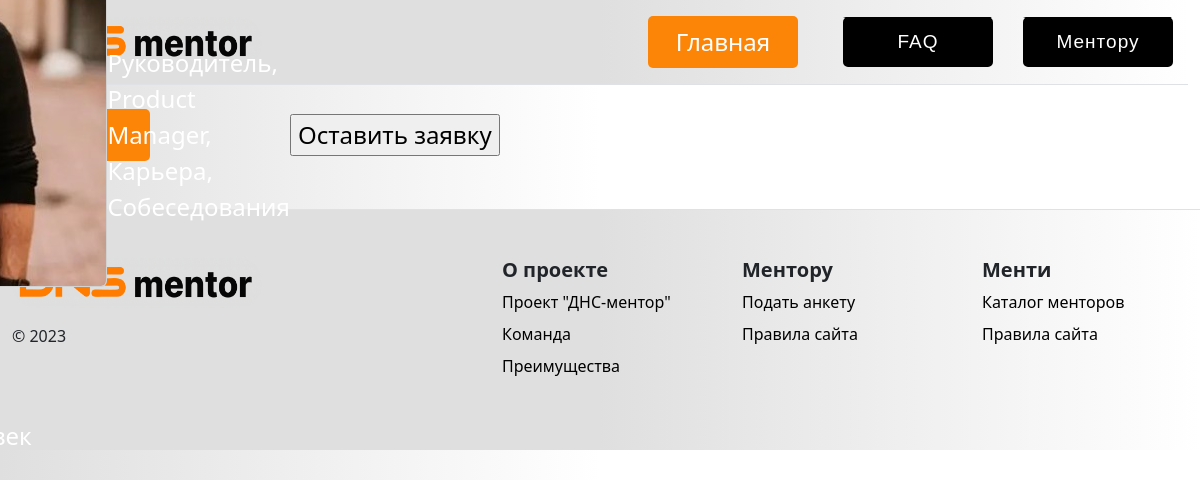
/card/1, run on the app's committed database.
### tables this page shows
CREATE TABLE anketa (id INTEGER PRIMARY KEY AUTOINCREMENT, photo BLOB, company_title TEXT, telegram TEXT, specialization TEXT, projects TEXT, name TEXT, added INTEGER);

### main.py (the view)
@app.route('/card/<int:id>')
def mentor_profile(id):
    conn = sqlite3.connect('lib1.db')
    cursor = conn.cursor()
    cursor.execute("""SELECT * FROM anketa """)
    mentor = cursor.fetchall()
    lst_mentor = []
    for ment in mentor:
        d = {}
        d["id"] = ment[0]
        d["photo"] = ment[1]
        d["company_title"] = ment[2]
        d["telegram"] = ment[3]
        d["specialization"] = ment[4]
        d["projects"] = ment[5]
        d["name"] = ment[6]
        lst_mentor.append(d)
    lst_mentor_in_katalog = ""
    conn.close()
    for i in range(len(lst_mentor)):
        if lst_mentor[i]["id"] == id:
            lst_mentor_in_katalog = lst_mentor[i]
    return render_template('card.html', mentor=lst_mentor_in_katalog)

### templates/card.html (shortened to what this page needs)
{% extends 'base.html' %}
{% block body %}
  <div class="main">
<div class="first">
  <div class="card_m">
        <div class="third">
        <img class="card"  src="{{ url_for('static', filename='img/photos/' + mentor.photo) }}">
        </div>
  </div>
  <div class="card_m">
    <b>Опыт:</b> {{mentor.experience}}<br>
    <b>Цена (за час):</b> {{mentor.price}}<br>
    <b>Получили помощь:</b> 18 человек
  </div>
  <div class="card_m">
    <h3>Проекты</h3>
    {{mentor.project}}</div>
</div>
    <div class="second">
      <div class= "card_m" >
        {{mentor.specialization}}
        </div>
  </div>
      <div class="bot">
      <input type="button" value="Оставить заявку" class="button" >
      </div>
</div>
{% endblock %}

### data on the page
anketa: photo (picture), specialization "Руководитель, Product Manager, Карьера, Собеседования"
